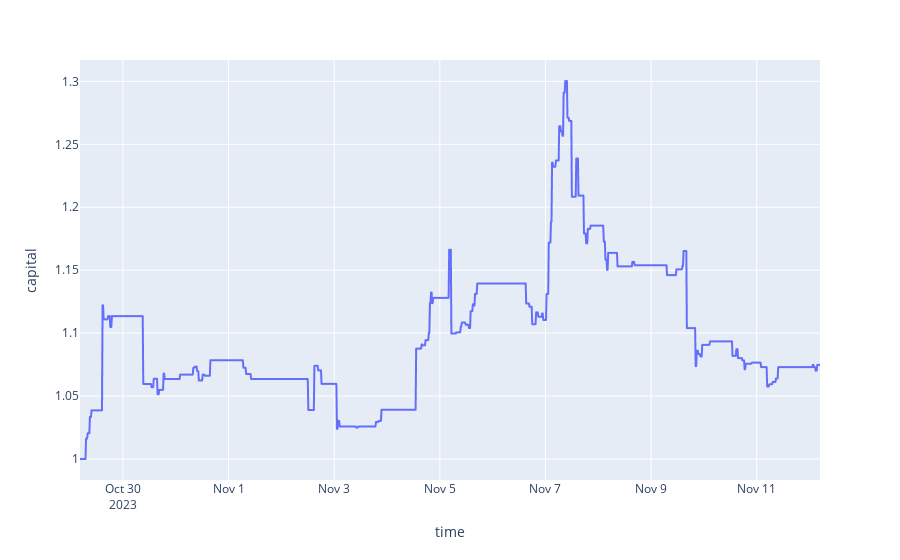

Notebook source saved alongside this figure:
### Code cell
px.line(df, y='capital')

### Figure 1 — Plotly figure (JSON) as saved in the notebook; plotly's stock layout.template omitted (floating-point values rounded to 4 significant figures; data arrays with more than 128 entries replaced by an {"elided": "..."} marker saying what was removed)
{"data": [{"hovertemplate": "time=%{x}<br>capital=%{y}<extra></extra>", "legendgroup": "", "line": {"color": "#636efa", "dash": "solid"}, "marker": {"symbol": "circle"}, "mode": "lines", "name": "", "showlegend": false, "type": "scattergl", "x": {"elided": "1346 str values"}, "xaxis": "x", "y": {"elided": "1346 float values"}, "yaxis": "y"}], "layout": {"autosize": true, "legend": {"tracegroupgap": 0}, "margin": {"t": 60}, "xaxis": {"anchor": "y", "autorange": true, "domain": [0, 1], "range": ["2023-10-29 04:30", "2023-11-12 04:45"], "title": {"text": "time"}, "type": "date"}, "yaxis": {"anchor": "x", "autorange": true, "domain": [0, 1], "range": [0.9833, 1.317], "title": {"text": "capital"}, "type": "linear"}}}
